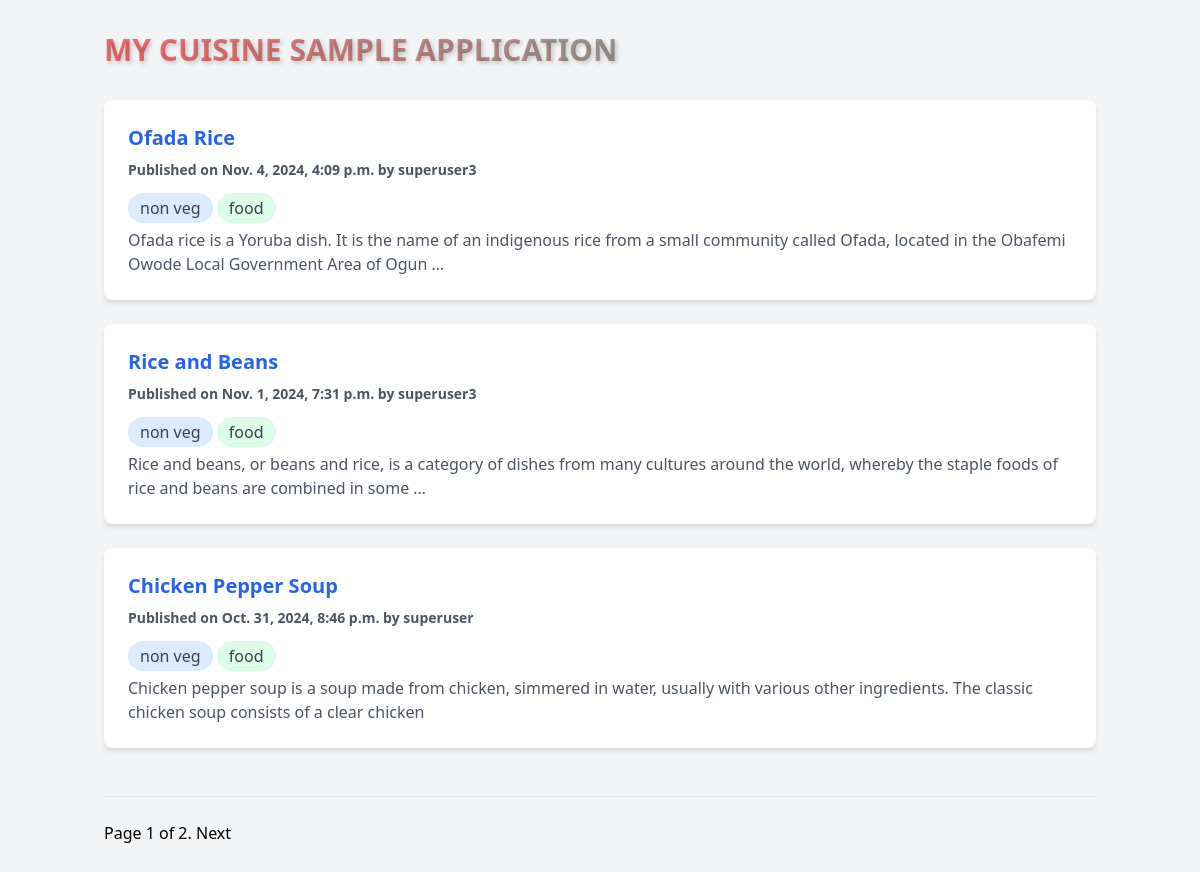
The app's page /cuisine/ with its own data.
### cuisine/models.py (models this page shows, shortened)
class Cuisine(models.Model):
    name = models.CharField(max_length=20)
    type = models.CharField(max_length=8,
                                choices=(('veg', 'Veg'), ('non veg', 'NV')),
                                default='non veg')
    catg = models.CharField(max_length=8,
                                choices=CATG_CHOICE,
                                default='food')
    slug = models.SlugField(max_length=30, unique_for_date='publish')
    desc = models.TextField()
    pic = models.ImageField(upload_to='cuisine_pic', blank=True, null=True)
    author = models.ForeignKey(User,
                                related_name='cuisine_user',
                                on_delete=models.CASCADE)
    publish = models.DateTimeField(default=timezone.now)
    created = models.DateTimeField(auto_now_add=True)
    update = models.DateTimeField(auto_now=True)
    status = models.CharField(max_length=10,
                                    choices=STATUS_CHOICE,
                                    default='draft')
    class Meta:
        ordering = ('-publish',)
    def get_absolute_url(self):
        return reverse("cuisine:Cuisine_detail",
                        args=[self.slug]
                        )

### cuisine/views.py (the view)
class CuisineListView(ListView):
    queryset = Cuisine.objects.all()
    context_object_name = 'cuisines'
    paginate_by = 3 # 3 posts in each page
    template_name = 'cuisine/cuisine/list.html'

### cuisine/templates/cuisine/cuisine/list.html (shortened to what this page needs)
{% extends "cuisine/base.html" %}
{% block content %}
    <h1 class="text-3xl font-bold text-blue-600
        mb-8 custom-gradient special-heading">
        MY CUISINE SAMPLE APPLICATION
    </h1>
    {% for cuisine in cuisines %}
        <div class="bg-white rounded-lg shadow-md p-6 mb-6 fade-in card-hover">
            <h2 class="text-xl font-semibold text-blue-600 hover:text-purple-500">
                <a class="hover:underline" href="{{ cuisine.get_absolute_url }}">
                    {{ cuisine.name }}
                </a>
            </h2>
            <p class="text-sm font-semibold text-gray-600 mt-2">
                Published on {{ cuisine.publish }} by {{ cuisine.author }}
            </p>
            <div class="mt-4 text-gray-700">
                <span class="bg-blue-100 px-3 py-1 rounded-full">{{ cuisine.type }}</span>
                <span class="bg-green-100 px-3 py-1 rounded-full">{{ cuisine.catg }}</span>
            </div>
            <div class="mt-2 text-gray-600">
                {{ cuisine.desc|truncatewords:30|linebreaks }}
            </div>
        </div>
    {% endfor %}
    <br><hr><br>
    {% include "pagination.html" with page=page_obj %}
{% endblock %}

### cuisine/static/cuisine/css/cuisine.css (style rules this page uses)
.fade-in { animation: fadeIn 0.5s ease-in !important; }
.special-heading { text-shadow: 2px 2px 4px rgba(0,0,0,0.2) !important; }
.custom-gradient { background: linear-gradient(45deg, #FF6B6B, #4ECDC4) !important; -webkit-background-clip: text !important; -webkit-text-fill-color: transparent !important; }
.card-hover { transition: transform 0.2s ease !important; }

### records on screen
Cuisine: name "Ofada Rice", publish "Nov. 4, 2024, 4:09 p.m.", author "superuser3", type "non veg", catg "food", desc "Ofada rice is a Yoruba dish. It is the name of an indigenous rice from a small community called Ofada, located in the Obafemi Owode Local Government Area of Ogun …"
Cuisine: name "Rice and Beans", publish "Nov. 1, 2024, 7:31 p.m.", author "superuser3", type "non veg", catg "food", desc "Rice and beans, or beans and rice, is a category of dishes from many cultures around the world, whereby the staple foods of rice and beans are combined in some …"
Cuisine: name "Chicken Pepper Soup", publish "Oct. 31, 2024, 8:46 p.m.", author "superuser", type "non veg", catg "food", desc "Chicken pepper soup is a soup made from chicken, simmered in water, usually with various other ingredients. The classic chicken soup consists of a clear chicken"

### other values on screen
{{ page.number }} "1"
{{ page.paginator.num_pages }} "2"
